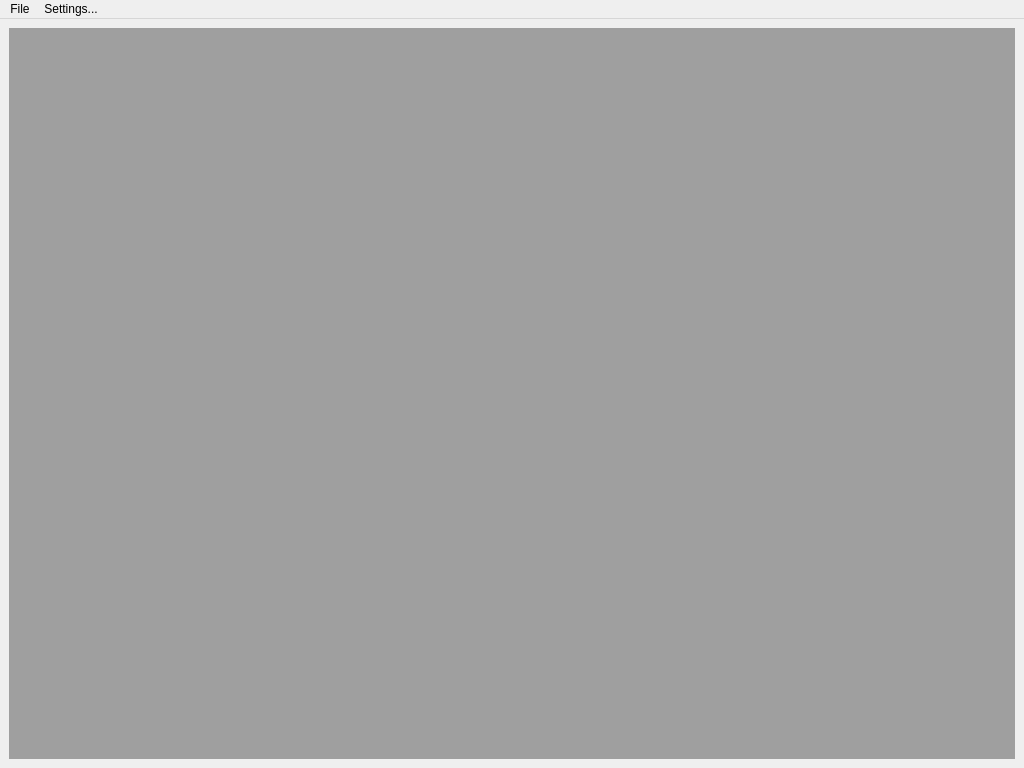
<?xml version="1.0" encoding="UTF-8"?>
<ui version="4.0">
 <class>MainWindow</class>
 <widget class="QMainWindow" name="MainWindow">
  <property name="geometry">
   <rect>
    <x>100</x>
    <y>100</y>
    <width>1024</width>
    <height>768</height>
   </rect>
  </property>
  <property name="windowTitle">
   <string>MJlog</string>
  </property>
  <widget class="QWidget" name="centralwidget">
   <layout class="QVBoxLayout" name="verticalLayout">
    <item>
     <widget class="QMdiArea" name="mdiArea"/>
    </item>
   </layout>
  </widget>
  <widget class="QMenuBar" name="menubar">
   <property name="geometry">
    <rect>
     <x>0</x>
     <y>0</y>
     <width>1024</width>
     <height>22</height>
    </rect>
   </property>
   <widget class="QMenu" name="menuFile">
    <property name="title">
     <string>File</string>
    </property>
    <addaction name="actionExit"/>
   </widget>
   <widget class="QMenu" name="menuSettings">
    <property name="title">
     <string>Settings...</string>
    </property>
    <addaction name="actionInitializeDatabase"/>
   </widget>
   <addaction name="menuFile"/>
   <addaction name="menuSettings"/>
  </widget>
  <action name="actionExit">
   <property name="text">
    <string>Exit</string>
   </property>
  </action>
  <action name="actionInitializeDatabase">
   <property name="text">
    <string>Initialize database</string>
   </property>
  </action>
 </widget>
 <resources/>
 <connections/>
</ui>
